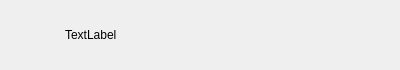
<?xml version="1.0" encoding="UTF-8"?>
<ui version="4.0">
 <class>ConUserItem</class>
 <widget class="QWidget" name="ConUserItem">
  <property name="geometry">
   <rect>
    <x>0</x>
    <y>0</y>
    <width>400</width>
    <height>70</height>
   </rect>
  </property>
  <property name="minimumSize">
   <size>
    <width>0</width>
    <height>70</height>
   </size>
  </property>
  <property name="maximumSize">
   <size>
    <width>16777215</width>
    <height>70</height>
   </size>
  </property>
  <property name="windowTitle">
   <string>Form</string>
  </property>
  <layout class="QHBoxLayout" name="horizontalLayout">
   <property name="spacing">
    <number>5</number>
   </property>
   <property name="leftMargin">
    <number>0</number>
   </property>
   <property name="topMargin">
    <number>2</number>
   </property>
   <property name="rightMargin">
    <number>6</number>
   </property>
   <property name="bottomMargin">
    <number>2</number>
   </property>
   <item>
    <widget class="QWidget" name="widget" native="true">
     <property name="minimumSize">
      <size>
       <width>60</width>
       <height>60</height>
      </size>
     </property>
     <property name="maximumSize">
      <size>
       <width>60</width>
       <height>60</height>
      </size>
     </property>
     <widget class="QLabel" name="icon_lb">
      <property name="geometry">
       <rect>
        <x>10</x>
        <y>10</y>
        <width>45</width>
        <height>45</height>
       </rect>
      </property>
      <property name="minimumSize">
       <size>
        <width>45</width>
        <height>45</height>
       </size>
      </property>
      <property name="maximumSize">
       <size>
        <width>45</width>
        <height>45</height>
       </size>
      </property>
      <property name="text">
       <string/>
      </property>
     </widget>
     <widget class="QLabel" name="red_point">
      <property name="geometry">
       <rect>
        <x>27</x>
        <y>2</y>
        <width>30</width>
        <height>30</height>
       </rect>
      </property>
      <property name="minimumSize">
       <size>
        <width>30</width>
        <height>30</height>
       </size>
      </property>
      <property name="maximumSize">
       <size>
        <width>30</width>
        <height>30</height>
       </size>
      </property>
      <property name="text">
       <string/>
      </property>
     </widget>
    </widget>
   </item>
   <item>
    <widget class="QLabel" name="user_name_lb">
     <property name="text">
      <string>TextLabel</string>
     </property>
    </widget>
   </item>
  </layout>
 </widget>
 <resources/>
 <connections/>
</ui>
